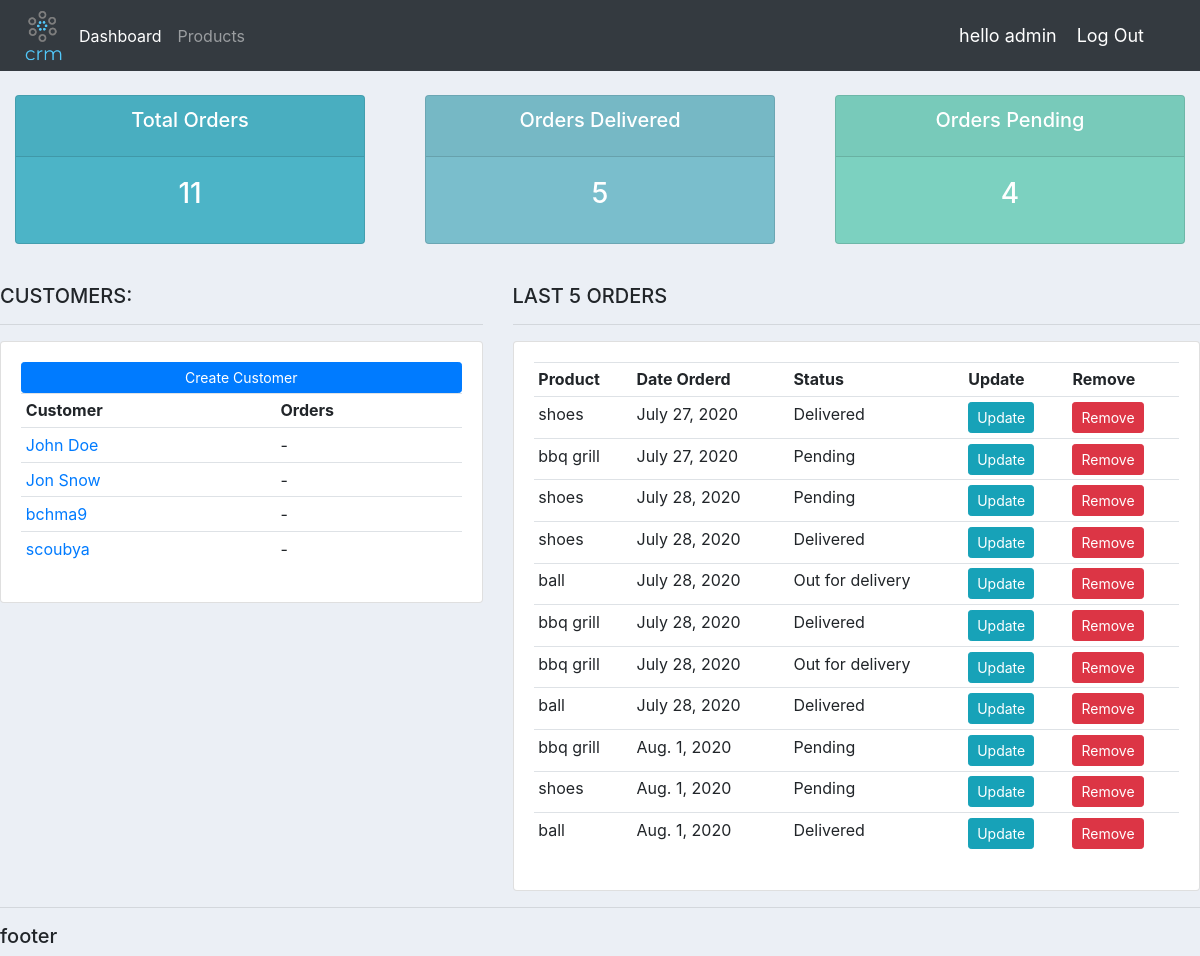
Before: /dashboard/ (signed in) with the older database file.
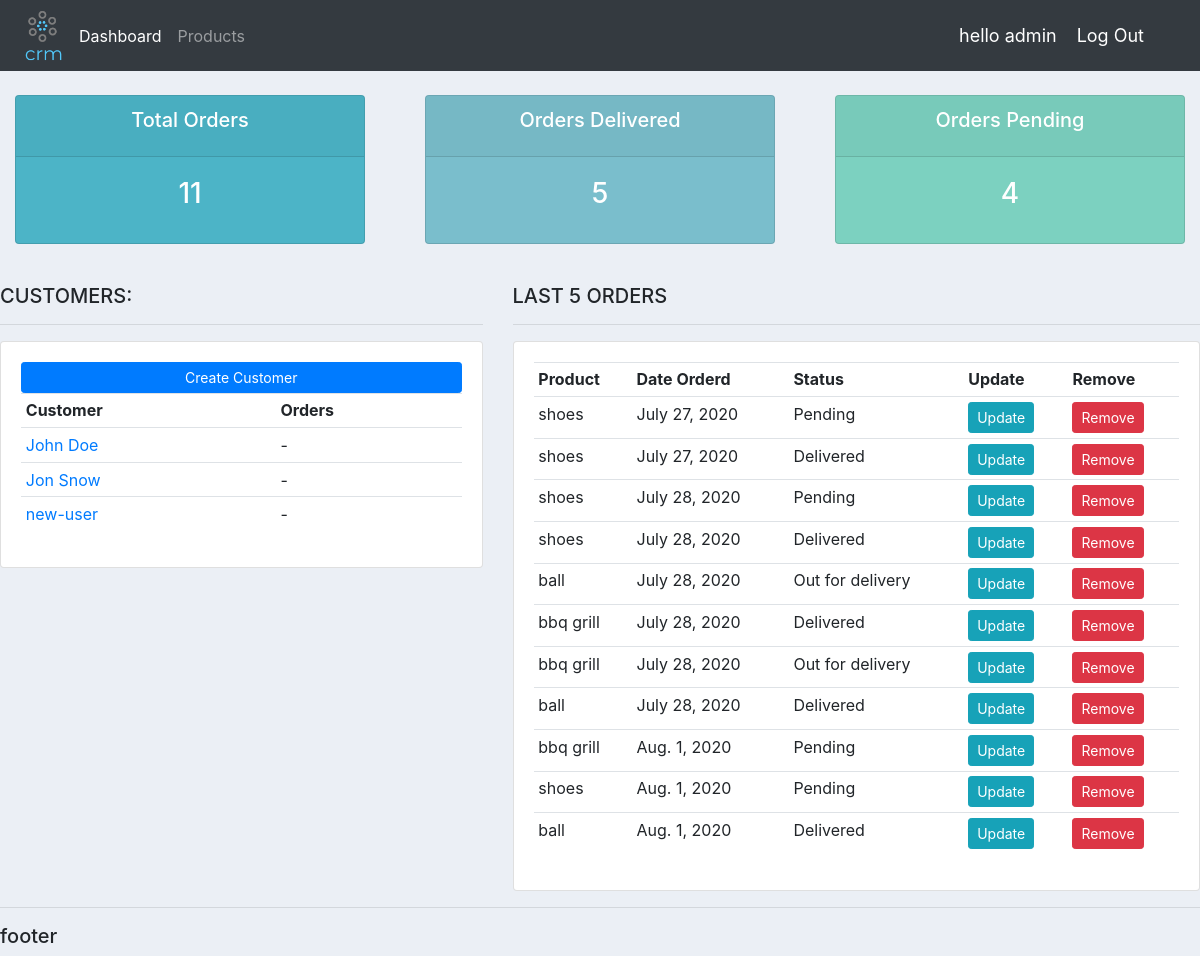
After: the same page with the newer database file.
### accounts/models.py (models this page shows, shortened)
class Customer(models.Model):
    user = models.OneToOneField(User, null=True, on_delete=models.CASCADE)
    name = models.CharField(max_length=200, blank=True)
    phone = models.CharField(max_length=200, blank=True)
    email = models.EmailField(max_length=200, blank=True)
    profile_pic = models.ImageField(blank=True, null=True, upload_to='profile_pic/')
    date_crated = models.DateTimeField(default=datetime.datetime.now(), blank=True)

class Order(models.Model):
    STATUS = (
        ('Pending','Pending'),
        ('Out for delivery','Out for delivery'),
        ('Delivered','Delivered'),
    )
    customer = models.ForeignKey(Customer, on_delete=models.CASCADE, null=True )
    product = models.ForeignKey(Product, on_delete=models.CASCADE, null=True)
    date_created = models.DateTimeField(default=datetime.datetime.now(), blank=True)
    status = models.CharField(max_length=200, blank=True, choices=STATUS)

class Product(models.Model):
    CATEGORY = (
        ('indoor','indoor'),
        ('outdoor','outdoor'),
    )
    name = models.CharField(max_length=200, blank=True)
    category = models.CharField(max_length=200, blank=True, choices=CATEGORY)
    price = models.FloatField(validators=[MinValueValidator(0)], blank=True)
    description = models.TextField(max_length=400, blank=True)
    date_crated = models.DateTimeField(default=datetime.datetime.now(), blank=True)
    tags = models.ManyToManyField(Tag, blank=True)
    def __str__(self):
        return self.name

### accounts/decorators.py (the view)
    def wrapper_func(request, *args, **kwargs):
        group = None
        if request.user.groups.exists():
            group = request.user.groups.all()[0].name
        if group == 'admin':
            return view_func(request, *args, **kwargs)
        else:
            return redirect('/user-page')

### accounts/views.py (called while the page is built)
@login_required(login_url='/login/')
@adminonly
def dashboard(request):
    orders = Order.objects.all()
    customers = Customer.objects.all()
    delivered = Order.objects.filter(status='Delivered')
    pending = Order.objects.filter(status='Pending')
    context = {
        'orders':orders,
        'customers':customers,
        'delivered':delivered,
        'pending':pending,
    }
    return render(request, 'accounts/dashboard.html', context)

### accounts/templates/accounts/dashboard.html (shortened to what this page needs)
{% extends 'accounts/base.html' %}
{% load static %}
{% block content %}
{% include 'accounts/status.html' %}
<br>
<div class="row">
	<div class="col-md-5">
		<h5>CUSTOMERS:</h5>
		<hr>
		<div class="card card-body">
			<a class="btn  btn-primary  btn-sm btn-block" href="">Create Customer</a>
			<table class="table table-sm">
				<tr>
					<th>Customer</th>
					<th>Orders</th>
				</tr>
				{% for customer in customers %}
					<tr>
						<td><a href="{% url 'accounts:customer' customer.pk %}">{{customer.name}}</a></td>
						<td>-</td>
					</tr>
				{% endfor %}
			</table>
		</div>
	</div>
	<div class="col-md-7">
		<h5>LAST 5 ORDERS</h5>
		<hr>
		<div class="card card-body">
			<table class="table table-sm">
				<tr>
					<th>Product</th>
					<th>Date Orderd</th>
					<th>Status</th>
					<th>Update</th>
					<th>Remove</th>
				</tr>
				{% for order in orders %}
					<tr>
						<td>{{order.product}}</td>
						<td>{{order.date_created|date}}</td>
						<td>{{order.status}}</td>
						<td><a href="{% url 'accounts:update_order' order.pk %}"><button class="btn btn-sm btn-info">Update</button></a></td>
						<td><a href="{% url 'accounts:delete_order' order.pk %}"><button class="btn btn-sm btn-danger">Remove</button></a></td>
					</tr>
				{% endfor %}
			</table>
		</div>
	</div>
</div>
{% endblock content %}

### accounts/templates/accounts/base.html (shortened to what this page needs)
{% load static %}
<!DOCTYPE html>
<html lang="en">
<head>
<link rel="stylesheet" href="https://stackpath.bootstrapcdn.com/bootstrap/4.5.0/css/bootstrap.min.css">
<link rel="stylesheet" href="{% static 'home-static/css/main.css' %}" >
</head>
<body>
<nav class="navbar navbar-expand-lg navbar-dark bg-dark">
  <img src= {% static 'home-static/images/crm-logo.png' %} style="width: 55px;">
  <div class="collapse navbar-collapse" id="navbarNav">
    <ul class="navbar-nav">
      {% if request.user.is_staff %}
        <li class="nav-item active">
          <a class="nav-link" href="{% url 'accounts:dashboard'  %}">Dashboard </a>
        </li>
        <li class="nav-item">
          <a class="nav-link" href="{% url 'accounts:products'  %}">Products</a>
        </li>
      {% else %}
        <li class="nav-item active">
          <a class="nav-link" href="{% url 'accounts:account'  %}">Settings </a>
        </li>
      {% endif %}
    </ul>
  </div>
  {% if request.user.is_authenticated %}
  <span class="span-style">hello {{request.user}} </span>
  <span class="span-style"><a href="{% url 'accounts:logout' %}">Log Out</a></span>
  {% else %}
  <span class="span-style"><a href="{% url 'accounts:login' %}">Log In</a></span>
  <span class="span-style"><a href="{% url 'accounts:signup' %}">Sign Up</a></span>
  {% endif %}
</nav>
    {% block content %}
    {% endblock content %}
    <hr>
    <h5>footer</h5>
</body>
</html>

### accounts/templates/accounts/status.html
<br>
<div class="row">
	<div class="col">
		<div class="col-md">
			<div class="card text-center text-white  mb-3" id="total-orders">
			  	<div class="card-header">
			  		<h5 class="card-title">Total Orders</h5>
			  	</div>
			  	<div class="card-body">
			    	<h3 class="card-title"> {{orders.count}} </h3>
			  	</div>
			</div>
		</div>
	</div>
	<div class="col">
		<div class="col-md">
			<div class="card text-center text-white  mb-3" id="orders-delivered">
			  	<div class="card-header">
			  		<h5 class="card-title">Orders Delivered</h5>
			  	</div>
			  	<div class="card-body">
			    	<h3 class="card-title"> {{delivered.count}} </h3>
			  	</div>
			</div>
		</div>
	</div>
	<div class="col">
		<div class="col-md">
			<div class="card text-center text-white  mb-3" id="orders-pending">
			  	<div class="card-header">
			  		<h5 class="card-title">Orders Pending</h5>
			  	</div>
			  	<div class="card-body">
			    	<h3 class="card-title"> {{pending.count}} </h3>
			  	</div>
			</div>
		</div>
	</div>
</div>

### static/home-static/css/main.css (style rules this page uses)
body { background-color: #ebeff5; }
#total-orders { background-color: #4cb4c7; }
#orders-delivered { background-color: #7abecc; }
#orders-pending { background-color: #7CD1C0; }

### accounts/templates/accounts/base.html (style rules this page uses)
.span-style , .span-style a { font-size:18px ; color: #fff; margin-right: 20px; }

Changed rows visible on the page:
removed Customer: name "bchma9"
removed Customer: name "scoubya"
added Customer: name "new-user"
changed Order (number 1 of 11 on the later page): status "Delivered" → "Pending"
changed Order (number 2 of 11 on the later page): product "bbq grill" → "shoes"; status "Pending" → "Delivered"
